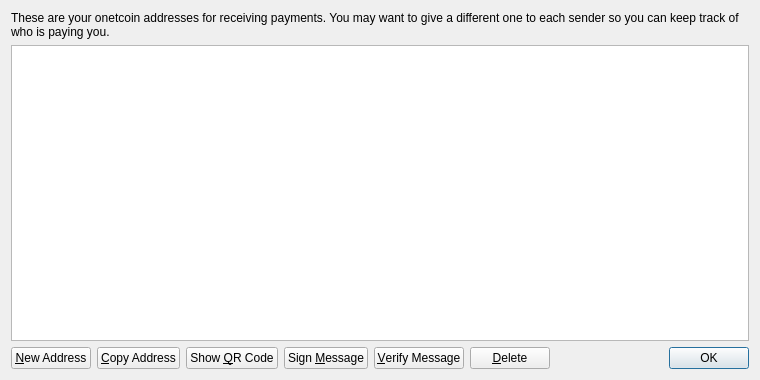
<?xml version="1.0" encoding="UTF-8"?>
<ui version="4.0">
 <class>AddressBookPage</class>
 <widget class="QWidget" name="AddressBookPage">
  <property name="geometry">
   <rect>
    <x>0</x>
    <y>0</y>
    <width>760</width>
    <height>380</height>
   </rect>
  </property>
  <property name="windowTitle">
   <string>Address Book</string>
  </property>
  <property name="styleSheet">
   <string notr="true">background-image: url(:/images/gr);</string>
  </property>
  <layout class="QVBoxLayout" name="verticalLayout">
   <item>
    <widget class="QLabel" name="labelExplanation">
     <property name="text">
      <string>These are your onetcoin addresses for receiving payments. You may want to give a different one to each sender so you can keep track of who is paying you.</string>
     </property>
     <property name="textFormat">
      <enum>Qt::PlainText</enum>
     </property>
     <property name="wordWrap">
      <bool>true</bool>
     </property>
    </widget>
   </item>
   <item>
    <widget class="QTableView" name="tableView">
     <property name="contextMenuPolicy">
      <enum>Qt::CustomContextMenu</enum>
     </property>
     <property name="toolTip">
      <string>Double-click to edit address or label</string>
     </property>
     <property name="tabKeyNavigation">
      <bool>false</bool>
     </property>
     <property name="alternatingRowColors">
      <bool>true</bool>
     </property>
     <property name="selectionMode">
      <enum>QAbstractItemView::SingleSelection</enum>
     </property>
     <property name="selectionBehavior">
      <enum>QAbstractItemView::SelectRows</enum>
     </property>
     <property name="sortingEnabled">
      <bool>true</bool>
     </property>
     <attribute name="verticalHeaderVisible">
      <bool>false</bool>
     </attribute>
    </widget>
   </item>
   <item>
    <layout class="QHBoxLayout" name="horizontalLayout">
     <item>
      <widget class="QPushButton" name="newAddressButton">
       <property name="toolTip">
        <string>Create a new address</string>
       </property>
       <property name="text">
        <string>&amp;New Address</string>
       </property>
       <property name="icon">
        <iconset resource="../bitcoin.qrc">
         <normaloff>:/icons/add</normaloff>:/icons/add</iconset>
       </property>
      </widget>
     </item>
     <item>
      <widget class="QPushButton" name="copyToClipboard">
       <property name="toolTip">
        <string>Copy the currently selected address to the system clipboard</string>
       </property>
       <property name="text">
        <string>&amp;Copy Address</string>
       </property>
       <property name="icon">
        <iconset resource="../bitcoin.qrc">
         <normaloff>:/icons/editcopy</normaloff>:/icons/editcopy</iconset>
       </property>
      </widget>
     </item>
     <item>
      <widget class="QPushButton" name="showQRCode">
       <property name="text">
        <string>Show &amp;QR Code</string>
       </property>
       <property name="icon">
        <iconset resource="../bitcoin.qrc">
         <normaloff>:/icons/qrcode</normaloff>:/icons/qrcode</iconset>
       </property>
      </widget>
     </item>
     <item>
      <widget class="QPushButton" name="signMessage">
       <property name="toolTip">
        <string>Sign a message to prove you own a onetcoin address</string>
       </property>
       <property name="text">
        <string>Sign &amp;Message</string>
       </property>
       <property name="icon">
        <iconset resource="../bitcoin.qrc">
         <normaloff>:/icons/edit</normaloff>:/icons/edit</iconset>
       </property>
      </widget>
     </item>
     <item>
      <widget class="QPushButton" name="verifyMessage">
       <property name="toolTip">
        <string>Verify a message to ensure it was signed with a specified onetcoin address</string>
       </property>
       <property name="text">
        <string>&amp;Verify Message</string>
       </property>
       <property name="icon">
        <iconset resource="../bitcoin.qrc">
         <normaloff>:/icons/transaction_0</normaloff>:/icons/transaction_0</iconset>
       </property>
      </widget>
     </item>
     <item>
      <widget class="QPushButton" name="deleteButton">
       <property name="toolTip">
        <string>Delete the currently selected address from the list</string>
       </property>
       <property name="text">
        <string>&amp;Delete</string>
       </property>
       <property name="icon">
        <iconset resource="../bitcoin.qrc">
         <normaloff>:/icons/remove</normaloff>:/icons/remove</iconset>
       </property>
      </widget>
     </item>
     <item>
      <spacer name="horizontalSpacer">
       <property name="orientation">
        <enum>Qt::Horizontal</enum>
       </property>
       <property name="sizeHint" stdset="0">
        <size>
         <width>40</width>
         <height>20</height>
        </size>
       </property>
      </spacer>
     </item>
     <item>
      <widget class="QDialogButtonBox" name="buttonBox">
       <property name="sizePolicy">
        <sizepolicy hsizetype="Maximum" vsizetype="Fixed">
         <horstretch>0</horstretch>
         <verstretch>0</verstretch>
        </sizepolicy>
       </property>
       <property name="standardButtons">
        <set>QDialogButtonBox::Ok</set>
       </property>
      </widget>
     </item>
    </layout>
   </item>
  </layout>
 </widget>
 <resources>
  <include location="../bitcoin.qrc"/>
 </resources>
 <connections/>
</ui>
